Frame 1 (no input): blank canvas, image omitted
Frame 60 (the mouse pressed at the canvas centre just before this capture): blank canvas, image omitted
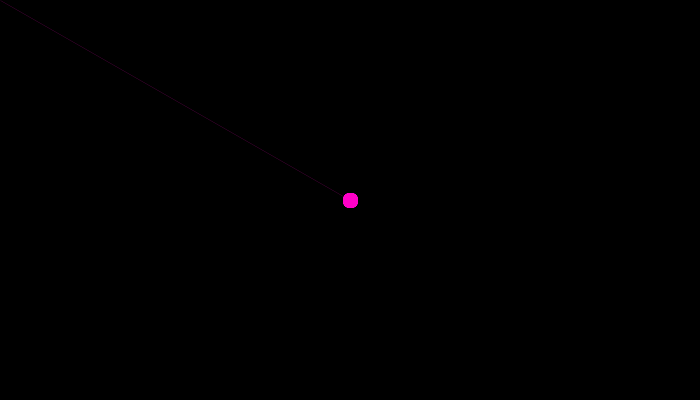
Frame 120 (the mouse held since frame 60 and released just before this capture)

The Processing sketch whose frames 1 and 60 were blank and that drew this single picture after the mouse press (run headless with seeded random() and noise(); from frame 60 on, the mouse is pressed at the canvas centre):

// Processing sketch: processing_35149
// ── processing_35149.pde

void setup(){
  size(700,400);
  smooth();
  background(0);
  frameRate(30);
}

void draw(){
  stroke(mouseX,0,mouseY);
  float distance= dist(pmouseX,pmouseY,mouseX,mouseY);
  float maxStroke=15;
  strokeWeight(maxStroke-constrain(distance,0,maxStroke));
  line(pmouseX,pmouseY,mouseX,mouseY);
}

void mouseClicked(){
  rectMode(CENTER);
  fill(mouseY,255,mouseX);
  noStroke();
  rect(mouseX,mouseY,50,50);
}

void keyPressed(){
  background(0);
}
                
                
